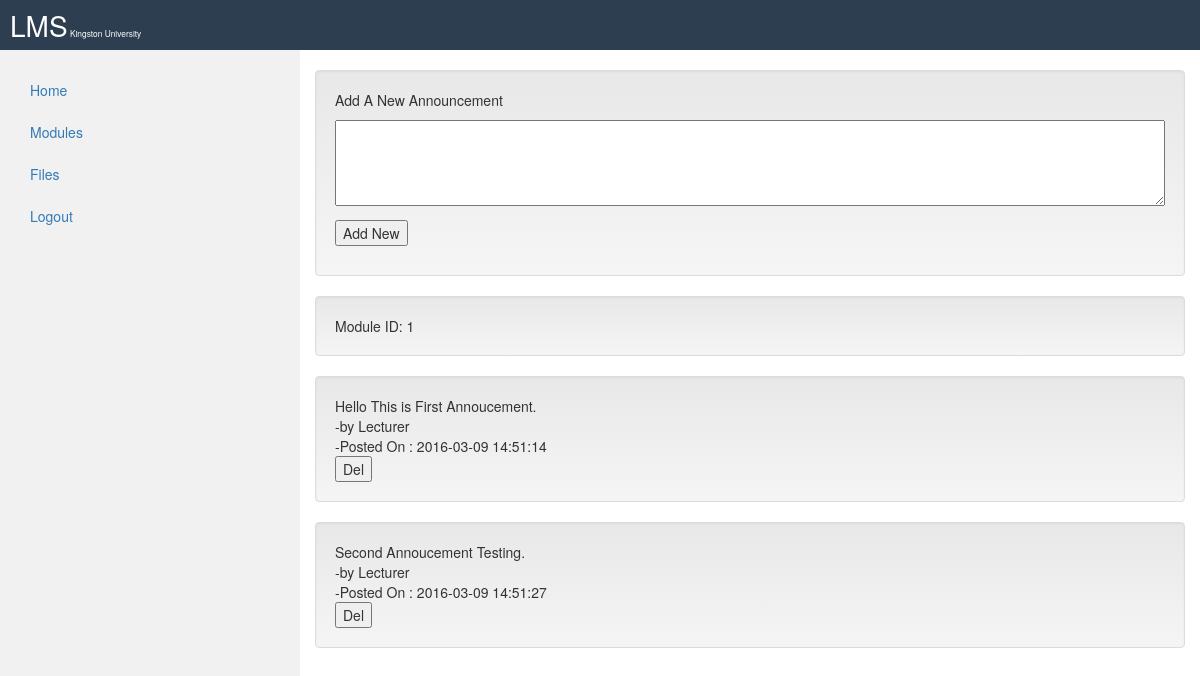
/Web/k1429795/www/moduleDetail.php?id=1 (signed in), run on the app's committed database.
### tables this page shows
CREATE TABLE IF NOT EXISTS `announcement` (
  `id` int(11) NOT NULL auto_increment,
  `moduleid` int(11) NOT NULL,
  `date` varchar(28) NOT NULL,
  `userid` int(11) NOT NULL,
  `text` longtext NOT NULL,
  PRIMARY KEY  (`id`)
);

CREATE TABLE IF NOT EXISTS `users` (
  `id` int(11) NOT NULL auto_increment,
  `name` varchar(75) NOT NULL,
  `email` varchar(28) NOT NULL,
  `password` varchar(255) NOT NULL,
  `usertype` varchar(28) NOT NULL,
  PRIMARY KEY  (`id`)
);

### Web/k1429795/www/moduleDetail.php (the view, shortened to what this page needs)
<?php
include("header.php");
if($_SESSION["usertype"]=="lecturer"){
	$boolean = FALSE;
	$sql=("SELECT id FROM module WHERE id=:id");
	$stmt=$pdo->prepare($sql);
	$stmt->execute(array(
	':id' => htmlentities($_GET['id'])
	));
	while($row=$stmt->fetch(PDO::FETCH_ASSOC)){
		if($row['id']==htmlentities($_GET['id'])){
			$boolean =TRUE;
			break;
		}
	}
	if($boolean==TRUE){
	  	echo('<div class="col-sm-9">
      <div class="well"  >');
echo ('
<p>Add A New Announcement</p>
<form method="post" id="ok">
<textarea type="text" name="text" form="ok" rows="4" cols="50"></textarea></p>
<p><input type="submit" value="Add New" name="add"/></p>
<p>
</div></div>');
	echo('<div class="col-sm-9">
      <div class="well" >');
	$filename = htmlentities($_GET['id']);
	echo 'Module ID: '.$filename;
	echo ('	</div></div>');
	$stmt2 = $pdo->query("SELECT id, userid, moduleid, text, date FROM announcement");
while ($row = $stmt2->fetch(PDO::FETCH_ASSOC)){
	if($row['moduleid']==$filename){
		echo('<br>');
		echo('<div class="col-sm-9" >
      <div class="well">');
		echo (htmlentities($row['text']));
		echo ('<br>');
		$stmt3 = $pdo->query("SELECT name FROM users WHERE id=".$row['userid']);
while ($row2 = $stmt3->fetch(PDO::FETCH_ASSOC)){
		echo ('-by '.$row2['name']);
		echo ('<br>-Posted On : '.$row['date']);
		echo('<br><form method="post"><input type="hidden" ');
    echo('<input type="submit" value="Del" name="delete">');
    echo("</form>");
		echo ('</div></div>');
}
$boolean = TRUE;}
}if ($boolean == FALSE)
{
	echo ('No Such Module Exist Mate ');
}
	}else{
		echo('No Such Module Exist my friend');
	}
} else if($_SESSION["usertype"]=="student"){
	$true = false;
	$ids = $_SESSION['id'];
		$i=0;
	$filename = htmlentities($_GET['id']);
	echo('<div class="col-sm-9">
      <div class="well">');
	  	$sql = "SELECT moduleid, userid FROM usermodule WHERE userid=:userid";
	$stmt3 = $pdo->prepare($sql);
	$stmt3->execute(array (
	':userid' => $ids));
	while ($row = $stmt3->fetch(PDO::FETCH_ASSOC)){
	$module[$i] = $row['moduleid'];
      $i = $i+1;
	}
	foreach($module as $x=>$x_value){
		if($filename==$x_value){
				echo 'Module ID: '.$filename;
	echo ('	</div></div>');
	$stmt2 = $pdo->query("SELECT userid, moduleid, text, date FROM announcement");
while ($row = $stmt2->fetch(PDO::FETCH_ASSOC)){
	if($row['moduleid']==$filename){
		echo('<br>');
		echo('<div class="col-sm-9">
      <div class="well">');
		echo htmlentities($row['text']);
		echo ('<br>');
			$sql = "SELECT name FROM users WHERE id=:id";
	$stmt3 = $pdo->prepare($sql);
	$stmt3->execute(array (
	':id' => $row['userid']));
while ($row2 = $stmt3->fetch(PDO::FETCH_ASSOC)){
		echo ('-by '.$row2['name']);
		echo ('<br>-Posted On : '.$row['date']);
		echo ('	</div></div>');
}}
}
			$true =TRUE;
			break;
		}
	}
	if ($true==FALSE){
		echo ('You Are Not In This MOdule Mate');
	}
}
?>
</body>
</html>

### Web/k1429795/www/moduleDetail.php (style rules this page uses)
textarea { -webkit-box-sizing: border-box; -moz-box-sizing: border-box; box-sizing: border-box; width: 100%; }

### data on the page
announcement: text "Hello This is First Annoucement.", date "2016-03-09 14:51:14"
users: name "Lecturer"
announcement: text "Second Annoucement Testing.", date "2016-03-09 14:51:27"

### other printed values
$filename "1"
